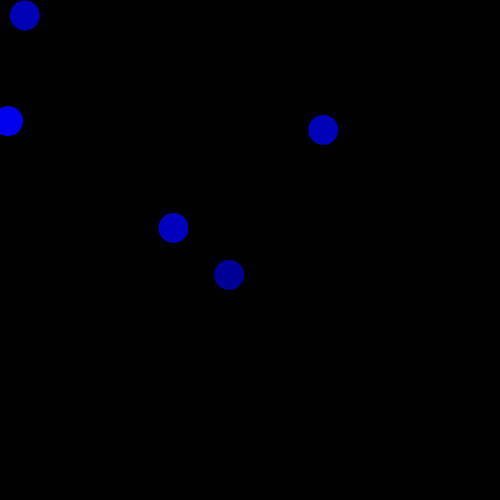
Frame 1 (no input)
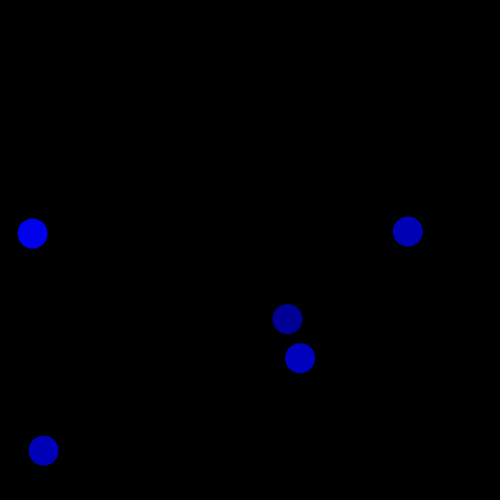
Frame 60 (the mouse pressed at the canvas centre just before this capture)
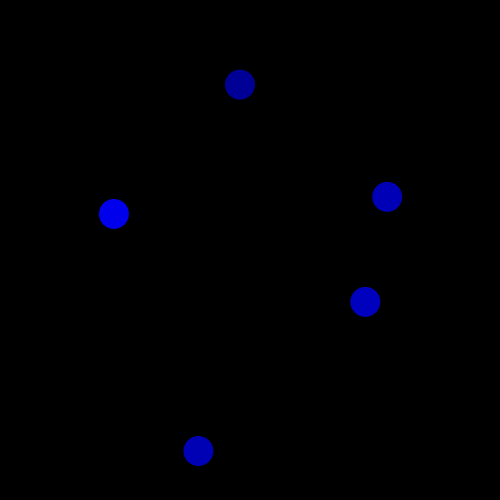
Frame 120 (the mouse held since frame 60 and released just before this capture)

The Processing sketch that drew these frames (run headless with seeded random() and noise(); from frame 60 on, the mouse is pressed at the canvas centre):

// Processing sketch: processing_106085
// ── processing_106085.pde



int numBalls = 5;

float xBallPos[] = new float[numBalls];
float yBallPos[] = new float[numBalls];

float xSpeed[] = new float[numBalls];
float ySpeed[] = new float[numBalls];

float ballSize[] = new float[numBalls];

color ballColor[] = new color[numBalls];

void setup() {

  size(500, 500);
  noStroke();

  //fill all the arrays with random values
  for (int i = 0; i < numBalls; i++) {


    xBallPos[i] = random(0, width);
    yBallPos[i] = random(0, height);



    ballSize[i] = random(10, 50);
    //change to the following line to have balls of equal size
    ballSize[i] = 30;


    xSpeed[i] = random(-10, 8);
    ySpeed[i] = random(-10, 8);

    ballColor[i] = color(0, 0, random(150, 255));
  }
}
void draw() {
  background(0);  



  //draw the balls here
  for (int i = 0; i < numBalls; i++) {


    fill(ballColor[i]);
    ellipse(xBallPos[i], yBallPos[i], ballSize[i], ballSize[i]);

    //increment all of their positions using the speeds
    xBallPos[i] = xBallPos[i] + xSpeed[i];
    yBallPos[i] = yBallPos[i] + ySpeed[i];


    //handle collisions


    if (xBallPos[i] > width - ballSize[i]/2) {
      xSpeed[i] = xSpeed[i] * -1; 
      //and move balls back so they dont get stuck on the wall
      xBallPos[i] = width - ballSize[i]/2;
    }
    if (xBallPos[i] < ballSize[i]/2) {
      xSpeed[i] = xSpeed[i] * -1;
      xBallPos[i] = ballSize[i]/2;
    }
    if (yBallPos[i] > height - ballSize[i]/2) {
      ySpeed[i] = ySpeed[i] * -1;       
      yBallPos[i] = height - ballSize[i]/2;
    }
    if (yBallPos[i] < ballSize[i]/2) {
      ySpeed[i] = ySpeed[i] * -1; 
    yBallPos[i] = ballSize[i]/2;
  }

  for (int j=0; j < numBalls; j++) {
    if (i!=j)
    {
      if (dist(xBallPos[i], yBallPos[i], xBallPos[j], yBallPos[j]) < ballSize[i] ) {
        xSpeed[i] = xSpeed[i]*-1;
        ySpeed[i] = ySpeed[i]*-1;
      }
    }
  }
  }
}
